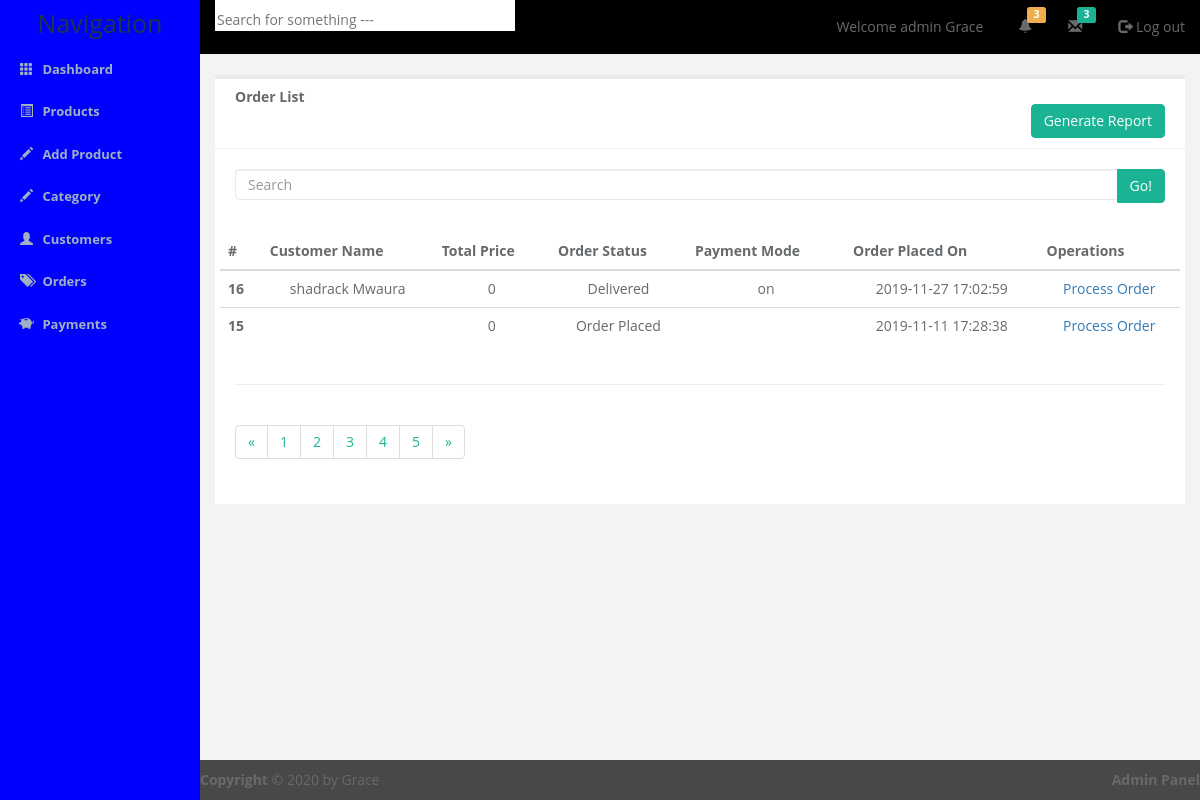
The page /admin/orders.php on the database its author committed.
### tables this page shows
CREATE TABLE `orders` (
  `id` int(11) NOT NULL,
  `uid` int(11) NOT NULL,
  `totalprice` varchar(255) NOT NULL,
  `orderstatus` varchar(255) NOT NULL,
  `paymentmode` varchar(255) NOT NULL,
  `timestamp` datetime NOT NULL DEFAULT current_timestamp()
);

CREATE TABLE `usersmeta` (
  `id` int(11) NOT NULL,
  `uid` int(11) NOT NULL,
  `firstname` varchar(255) NOT NULL,
  `lastname` varchar(255) NOT NULL,
  `company` varchar(255) NOT NULL,
  `address1` varchar(255) NOT NULL,
  `address2` varchar(255) NOT NULL,
  `city` varchar(255) NOT NULL,
  `state` varchar(255) NOT NULL,
  `country` varchar(255) NOT NULL,
  `zip` varchar(255) NOT NULL,
  `mobile` varchar(255) NOT NULL
);

### admin/orders.php (the view, shortened to what this page needs)
<!DOCTYPE html>
<html lang="">
  <head>
    <link href="css/bootstrap.min.css" rel="stylesheet">
    <link href="http://netdna.bootstrapcdn.com/bootstrap/3.2.0/css/bootstrap.min.css" rel="stylesheet">
    <link href="css/custom.css" rel="stylesheet">
  </head>
  <body>
    <div class="container-fluid display-table">
      <div class="row display-table-row">
        <div class="col-md-2 col-sm-1 hidden-xs display-table-cell valign-top" id="side-menu">
          <h1 class="hidden-sm hidden-xs">Navigation</h1>
          <ul>
            <li class="link ">
              <a href="">
                <span class="glyphicon glyphicon-th" aria-hidden="true"></span>
                <span class="hidden-sm hidden-xs">Dashboard</span>
              </a>
            </li>
            <li class="link">
              <a href="products.php">
                <span class="glyphicon glyphicon-list-alt" aria-hidden="true"></span>
                <span class="hidden-sm hidden-xs">Products</span>
              </a>
            </li>
            <li class="link">
              <a href="new-product.php">
                <span class="glyphicon glyphicon-pencil" aria-hidden="true"></span>
                <span class="hidden-sm hidden-xs">Add Product</span>
              </a>
            </li>
            <li class="link">
              <a href="category.php">
                <span class="glyphicon glyphicon-pencil" aria-hidden="true"></span>
                <span class="hidden-sm hidden-xs">Category</span>
              </a>
            </li>
            <li class="link">
              <a href="customers.php">
                <span class="glyphicon glyphicon-user" aria-hidden="true"></span>
                <span class="hidden-sm hidden-xs">Customers</span>
              </a>
            </li>
            <li class="link">
              <a href="orders.php">
                <span class="glyphicon glyphicon-tags" aria-hidden="true"></span>
                <span class="hidden-sm hidden-xs">Orders</span>
              </a>
            </li>
            <li class="link">
              <a href="payments.php">
                <span class="glyphicon glyphicon-piggy-bank" aria-hidden="true"></span>
                <span class="hidden-sm hidden-xs">Payments</span>
              </a>
            </li>
          </ul>
        </div>
        <div class="col-md-10 col-md-11 display-table-cell valign-top box ">
          <div class="row">
            <header id="nav-header" class="clearfix">
              <div class="col-md-5">
                <input type="text" id="header-search-field" name="" class="hidden-sm hidden-xs"
                       placeholder="Search for something ---">
              </div>
              <div class="col-md-7">
                <ul class="pull-right">
                  <li id="welcome" class=" hidden-xs">Welcome admin Grace</li>
                  <li class="fixed-width">
                    <a href=""><span class="glyphicon glyphicon-bell" aria-hidden="true"></span>
                      <span class="label label-warning"> 3</span></a>
                  </li>
                  <li class="fixed-width">
                    <a href="">
                      <span class="glyphicon glyphicon-envelope" aria-hidden="true"></span>
                      <span class="label label-message"> 3</span></a>
                  </li>
                  <li>
                    <a href="" class="logout"><span class="glyphicon glyphicon-log-out" aria-hidden="true"></span> Log
                      out</a>
                  </li>
                </ul>
              </div>
            </header>
          </div>
          <div id="content">
            <header class="clearfix">
              <h2 class="page_title">Order List</h2>
              <a href="reports/orders.php" class="btn btn-primary pull-right" target="_blank" download>Generate
                Report</a>
            </header>
            <div class="content-inner">
              <div class="row search-row">
                <div class="col-md-12">
                  <div class="input-group">
                    <input type="text" class="form-control search-field" id="search" placeholder="Search">
                    <span class="input-group-btn">
                      <button type="button" class="btn btn-primary">Go!</button>
                    </span>
                  </div>
                </div>
              </div>
              <div class="row">
                <table class="table table-hover">
                  <thead>
                    <tr>
                      <th>#</th>
                      <th>Customer Name</th>
                      <th>Total Price</th>
                      <th>Order Status</th>
                      <th>Payment Mode</th>
                      <th>Order Placed On</th>
                      <th>Operations</th>
                    </tr>
                  </thead>
                  <tbody>
                    <?php
                  include("config/db.php");
                  $sql = "SELECT orders.id, totalprice, orderstatus, paymentmode, timestamp, firstname, lastname FROM orders JOIN usersmeta WHERE orders.uid=usersmeta.uid ORDER BY orders.id DESC";
                  $res = mysqli_query($con, $sql);
                  while ($r = mysqli_fetch_assoc($res)) {
                  ?>
                    <tr align="center">
                      <th scope="row"><?php echo $r['id']; ?></th>
                      <td><?php echo $r['firstname'] . " " . $r['lastname']; ?></td>
                      <td><?php echo $r['totalprice']; ?></td>
                      <td><?php echo $r['orderstatus']; ?></td>
                      <td><?php echo $r['paymentmode']; ?></td>
                      <td><?php echo $r['timestamp']; ?></td>
                      <td><a href="order-process.php?id=<?php echo $r['id']; ?>">Process Order</a></td>
                    </tr>
                    <?php } ?>
                  </tbody>
                </table>
              </div>
              <hr>
              <div class="row">
                <div class="col-md-12">
                  <nav>
                    <ul class="pagination">
                      <li><a href="#">&laquo;</a></li>
                      <li><a href="#">1</a></li>
                      <li><a href="#">2</a></li>
                      <li><a href="#">3</a></li>
                      <li><a href="#">4</a></li>
                      <li><a href="#">5</a></li>
                      <li><a href="#">&raquo;</a></li>
                    </ul>
                  </nav>
                </div>
              </div>
            </div>
          </div>
          <div class="row">
            <footer id="admin-footer" class="cle">
              <div class="pull-left">
                <b>Copyright </b>&copy; 2020 by Grace
              </div>
              <div class="pull-right">
                <b>Admin Panel</b>
              </div>
            </footer>
          </div>
        </div>
      </div>
    </div>
  </body>
</html>

### admin/css/custom.css (style rules this page uses)
html, body { font-family: "open sans", "helvetica Neue",helvetica, Arial, sans-serif; background-color: #f3f3f4; color: #676a6c; height: 100%; }
.box { border: 1px; }
#side-menu { background-color:blue; padding: 0px; }
#side-menu h1 { color: #1f3647; text-align: center; margin: 10px 0px; font-size: 25px; }
#side-menu ul { list-style: none; padding: 0px; margin: 0px; }
#side-menu a { list-style: none; padding: 12px 20px; text-decoration: none; color: #9fb1c2; font-weight: bold; font-size: 13px; display: block; }
#side-menu .glyphicon { margin-right: 6px; }
.display-table { display: table; padding: 0px; height: 100%; width: 100%; }
.display-table-row { display: table-row; height: 100%; }
.display-table-cell { display: table-cell; height: 100%; }
.valign-top { vertical-align: top; }
#nav-header { background-color: black; border-bottom: 1px solid #e7eaec; }
#nav-header #header-search-field { padding-top: 10px; vertical-align: center; border: none; width: 300px; outline: none; }
#nav-header ul { margin: 0px; padding: 0px; list-style: none; color: #676a6c; }
#nav-header ul li { float: left; margin-left: 15px; padding: 17px 0px; }
#nav-header ul .glyphicon { color: #676a6c; }
.label-message { background-color: #1ab394; }
#nav-header ul a { text-decoration: none; }
#nav-header .logout { color: #676a6c; }
#nav-header #welcome { margin-right: 20px; }
#nav-header ul .label { position: absolute; margin-top: -10px; margin-left: -5px; }
#nav-header .fixed-width { width: 35px; }
#admin-footer { position: absolute; width: 100%; bottom: 0px; background-color: rgb(0,0,0,0.7); padding: 10px 0px; }
#content { margin: 20px 0px 50px 0px; background-color: #fff; border-top:4px #e7eaec solid; }
#content header { border-bottom: 1px #f3f3f4 solid; padding: 10px 20px; }
.page_title { font-size: 14px; font-weight: bold; margin: 0px; }
.content-inner { padding: 20px; }
.search-field { height: 31px; border: 1px #e7eaec solid; }
.search-row { margin-bottom: 30px; }
.btn-primary { background-color: #1ab394; border: 1px solid #1ab394; }
.pagination a { color: #1ab394 !important; }

### rows shown on the page
orders: id "16", usersmeta.firstname "shadrack", usersmeta.lastname "Mwaura", totalprice "0", orderstatus "Delivered", paymentmode "on", timestamp "2019-11-27 17:02:59"
orders: id "15", totalprice "0", orderstatus "Order Placed", timestamp "2019-11-11 17:28:38"
